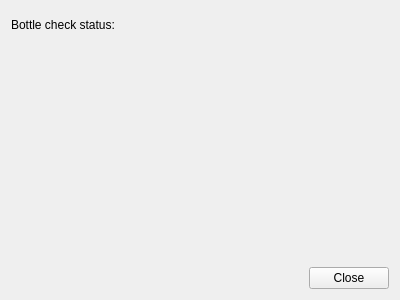
<?xml version="1.0" encoding="UTF-8"?>
<ui version="4.0">
 <class>Settings::CBottleCheckStatusDlg</class>
 <widget class="QWidget" name="Settings::CBottleCheckStatusDlg">
  <property name="geometry">
   <rect>
    <x>0</x>
    <y>0</y>
    <width>400</width>
    <height>300</height>
   </rect>
  </property>
  <property name="minimumSize">
   <size>
    <width>400</width>
    <height>0</height>
   </size>
  </property>
  <property name="windowTitle">
   <string>Form</string>
  </property>
  <layout class="QVBoxLayout" name="verticalLayout" stretch="1,8,1">
   <item>
    <widget class="QLabel" name="label">
     <property name="text">
      <string>Bottle check status:</string>
     </property>
    </widget>
   </item>
   <item>
    <widget class="MainMenu::CScrollTable" name="bottleCheckStatusTable" native="true">
     <property name="enabled">
      <bool>true</bool>
     </property>
    </widget>
   </item>
   <item>
    <layout class="QHBoxLayout" name="horizontalLayout">
     <item>
      <spacer name="horizontalSpacer">
       <property name="orientation">
        <enum>Qt::Horizontal</enum>
       </property>
       <property name="sizeHint" stdset="0">
        <size>
         <width>40</width>
         <height>20</height>
        </size>
       </property>
      </spacer>
     </item>
     <item>
      <widget class="QPushButton" name="btnClose">
       <property name="text">
        <string>Close</string>
       </property>
      </widget>
     </item>
    </layout>
   </item>
  </layout>
 </widget>
 <customwidgets>
  <customwidget>
   <class>MainMenu::CScrollTable</class>
   <extends>QWidget</extends>
   <header>MainMenu/Include/ScrollTable.h</header>
   <container>1</container>
  </customwidget>
 </customwidgets>
 <resources/>
 <connections/>
</ui>
